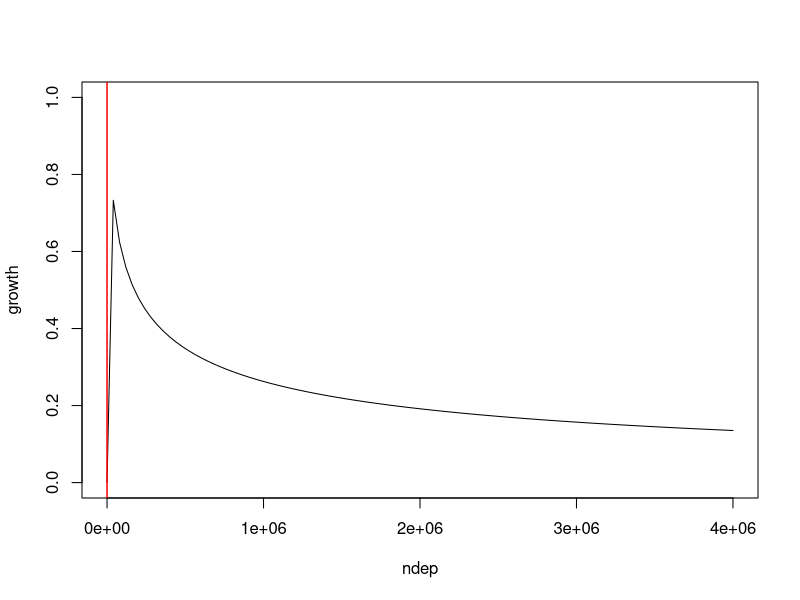
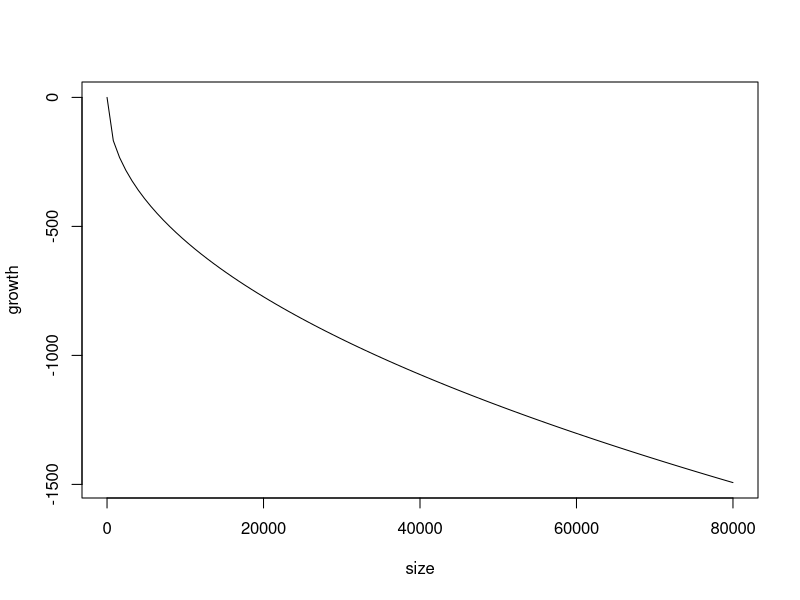
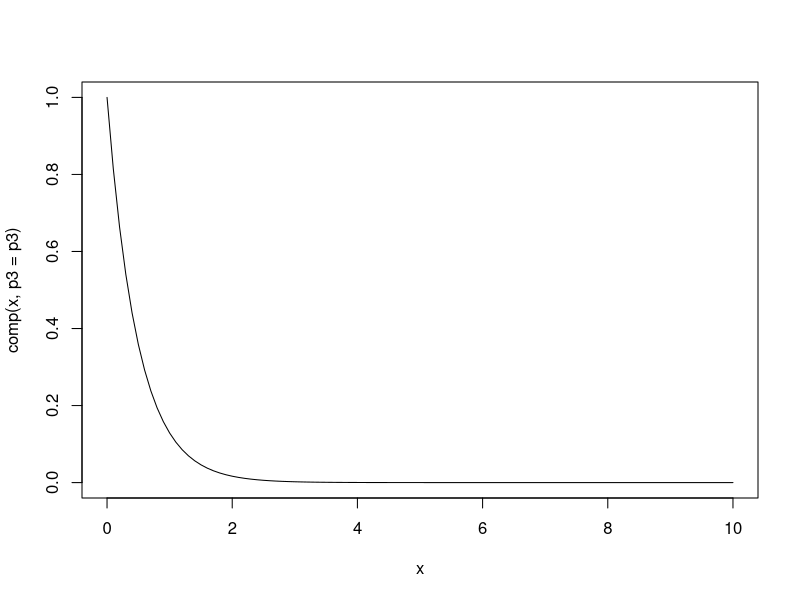
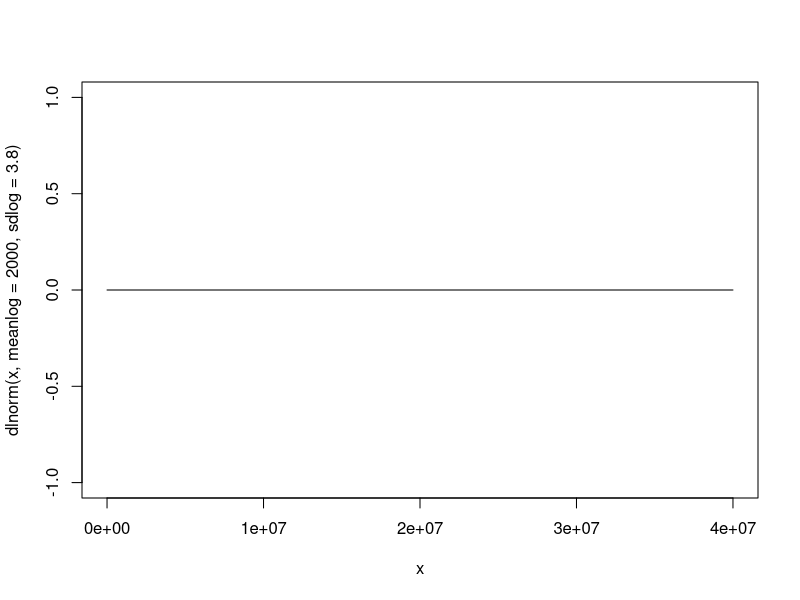
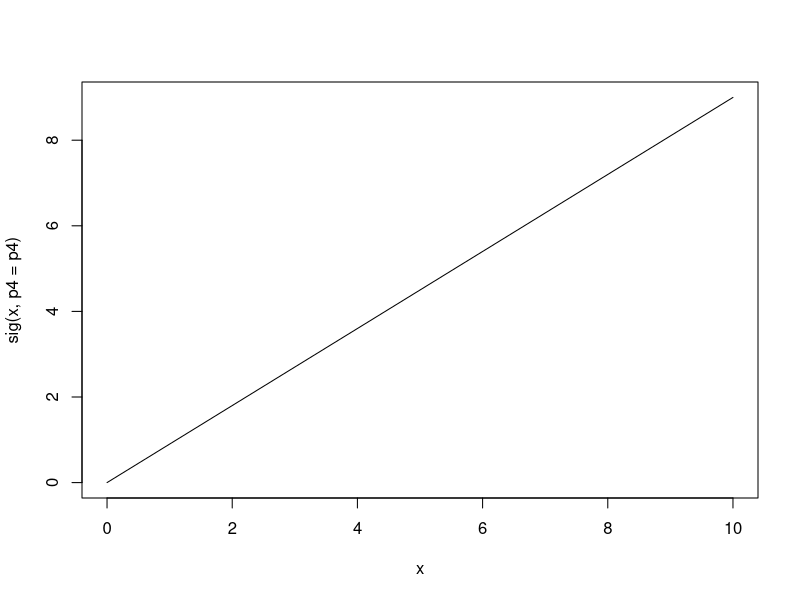

These charts were generated, in order, by the following R code:
# lognormal plot

lognormal <- function(Ndep, p4, p5){
  y = exp(-0.5 * (log(Ndep / p4)/ p5) ^ 2)
}

p4 = 2000
p5 = 3.8

curve(lognormal(x, p4 = p4, p5 = p5),from=0, to=4000000,ylab='growth',xlab = 'ndep',ylim = c(0,1))
abline(v = 3, col = "red")
abline(v = 35, col = "red")

growth <- function(tree_effect, agb, p2){
  y = tree_effect * agb ^ p2
}

tree_effect = -7
p2 = 0.475

curve(growth(x, tree_effect = tree_effect, p2 = p2),from=0, to=80000,ylab='growth',xlab = 'size')


comp <- function(ba_gt,p3){
  exp(-ba_gt*p3) 
}

p3 = 2.05
curve(comp(x, p3 = p3),from = 0, to = 10)

curve(dlnorm(x, meanlog = 2000, sdlog = 3.8), from= 0, to = 40000000)

sig <- function(ndep,p4){
  y = p4 * ndep
  }
p4 = 0.9
curve(sig(x, p4 = p4),from = 0, to = 10)

